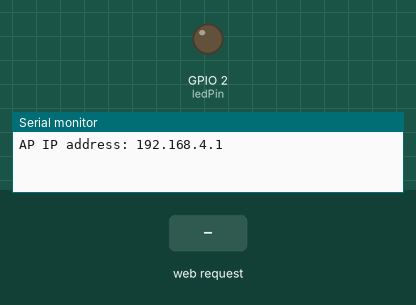
The sketch below on a simulated ESP8266 (NodeMCU). Parts: output pins drawn as LEDs (lit = HIGH), the last lines printed to the serial monitor. The inputs (shaded band) are chosen by the test bench.

Above: at 1.2 s.
1.3 s: HTTP request GET /ledon received
At 2.3 s:
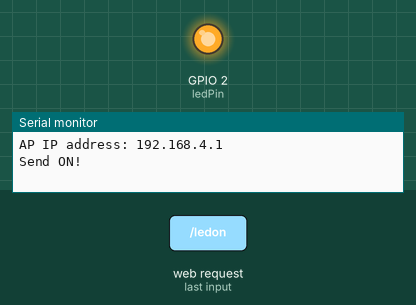
2.8 s: HTTP request GET /ledoff received
At 3.4 s:
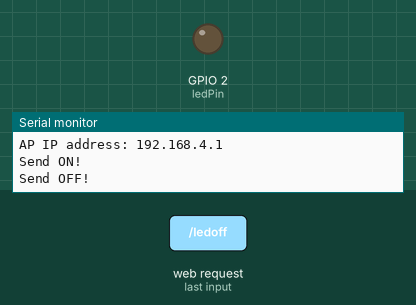
Timing chart, 0 to 5.8 s (numbered marks = the images above; inputs shaded):
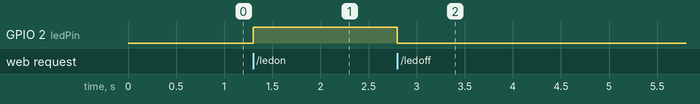

Measured:
- after the input at 1.3 s, GPIO 2 (ledPin): LOW → HIGH at once
- after the input at 2.8 s, GPIO 2 (ledPin): HIGH → LOW at once

The sketch:

PIRServer.ino
```cpp
#include <ESP8266WiFi.h>
#include "ESPAsyncWebServer.h"

const char* ssid = "ESP8266-Access-Point";
const char* password = "123456789";

const int ledPin = 2;

AsyncWebServer server(80);

void setup(){
  Serial.begin(115200);        // initialize serial
  pinMode(ledPin, OUTPUT);
  WiFi.softAP(ssid, password);

  IPAddress IP = WiFi.softAPIP();
  Serial.print("AP IP address: ");
  Serial.println(IP);

  server.on("/ledon", HTTP_GET, [](AsyncWebServerRequest *request){
   request->send_P(100, "text/plain", "ON responce!");
   Serial.println("Send ON!");
   digitalWrite(ledPin, HIGH);
  });

  server.on("/ledoff", HTTP_GET, [](AsyncWebServerRequest *request){
   request->send_P(100, "text/plain", "OFF responce!");
   Serial.println("Send OFF!");
   digitalWrite(ledPin, LOW);
  });

  server.begin();
}

void loop() {

}
```
